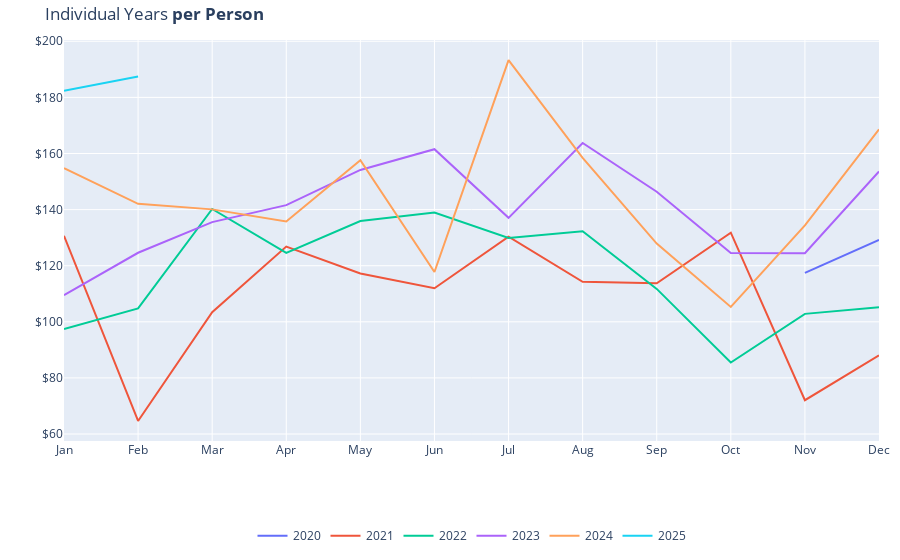

Here is the notebook cell this chart was saved with:
### Markdown cell above
<hr>

### Code cell
# group by Year and Month, then sum Amount
monthly_amount = df.groupby(["Year", "Month"])["Amount"].sum().reset_index()

# calculate amount per person
monthly_amount["Amount_per_person"] = monthly_amount["Amount"] / 3

# plot
fig = px.line(
    monthly_amount,
    x="Month",
    y="Amount_per_person",
    color="Year",
    title="Individual Years <b>per Person</b>",
    labels={
        "Month": "Month",
        "Amount_per_person": "Amount per Person ($)",
        "Year": "",
    },
)

# update x-axis to show month names
fig.update_layout(
    xaxis=dict(
        tickmode="array",
        tickvals=list(range(1, 13)),
        ticktext=[
            "Jan",
            "Feb",
            "Mar",
            "Apr",
            "May",
            "Jun",
            "Jul",
            "Aug",
            "Sep",
            "Oct",
            "Nov",
            "Dec",
        ],
    )
)

# format y-axis to show currency
fig.update_traces(hovertemplate="Month: %{x}<br>Amount per Person: $%{y:.2f}")


# format for mobile
fig.update_layout(
    xaxis=dict(title=""),
    yaxis=dict(
        title="",
        tickprefix="$",
    ),
    margin=dict(
        t=40,
        b=30,
        l=10,
        r=10,
    ),
    legend=dict(
        orientation="h",
        x=0.5,
        xanchor="center",
        y=-0.2,
    ),
)

fig.show()

### Figure 1 — Plotly figure (JSON) as saved in the notebook; plotly's stock layout.template omitted (floating-point values rounded to 4 significant figures)
{"data": [{"hovertemplate": "Month: %{x}<br>Amount per Person: $%{y:.2f}", "legendgroup": "2020", "line": {"color": "#636efa", "dash": "solid"}, "marker": {"symbol": "circle"}, "mode": "lines", "name": "2020", "orientation": "v", "showlegend": true, "type": "scatter", "x": [11, 12], "xaxis": "x", "y": [117.4, 129.2], "yaxis": "y"}, {"hovertemplate": "Month: %{x}<br>Amount per Person: $%{y:.2f}", "legendgroup": "2021", "line": {"color": "#EF553B", "dash": "solid"}, "marker": {"symbol": "circle"}, "mode": "lines", "name": "2021", "orientation": "v", "showlegend": true, "type": "scatter", "x": [1, 2, 3, 4, 5, 6, 7, 8, 9, 10, 11, 12], "xaxis": "x", "y": [130.7, 64.67, 103.4, 126.8, 117.2, 112.0, 130.3, 114.3, 113.7, 131.8, 72.07, 88.01], "yaxis": "y"}, {"hovertemplate": "Month: %{x}<br>Amount per Person: $%{y:.2f}", "legendgroup": "2022", "line": {"color": "#00cc96", "dash": "solid"}, "marker": {"symbol": "circle"}, "mode": "lines", "name": "2022", "orientation": "v", "showlegend": true, "type": "scatter", "x": [1, 2, 3, 4, 5, 6, 7, 8, 9, 10, 11, 12], "xaxis": "x", "y": [97.41, 104.8, 140.2, 124.6, 135.9, 139.0, 129.9, 132.3, 111.7, 85.49, 102.8, 105.2], "yaxis": "y"}, {"hovertemplate": "Month: %{x}<br>Amount per Person: $%{y:.2f}", "legendgroup": "2023", "line": {"color": "#ab63fa", "dash": "solid"}, "marker": {"symbol": "circle"}, "mode": "lines", "name": "2023", "orientation": "v", "showlegend": true, "type": "scatter", "x": [1, 2, 3, 4, 5, 6, 7, 8, 9, 10, 11, 12], "xaxis": "x", "y": [109.5, 124.6, 135.5, 141.6, 154.1, 161.5, 137.1, 163.7, 146.4, 124.5, 124.4, 153.6], "yaxis": "y"}, {"hovertemplate": "Month: %{x}<br>Amount per Person: $%{y:.2f}", "legendgroup": "2024", "line": {"color": "#FFA15A", "dash": "solid"}, "marker": {"symbol": "circle"}, "mode": "lines", "name": "2024", "orientation": "v", "showlegend": true, "type": "scatter", "x": [1, 2, 3, 4, 5, 6, 7, 8, 9, 10, 11, 12], "xaxis": "x", "y": [154.8, 142.1, 140.1, 135.8, 157.6, 117.8, 193.3, 158.5, 127.9, 105.3, 134.4, 168.6], "yaxis": "y"}, {"hovertemplate": "Month: %{x}<br>Amount per Person: $%{y:.2f}", "legendgroup": "2025", "line": {"color": "#19d3f3", "dash": "solid"}, "marker": {"symbol": "circle"}, "mode": "lines", "name": "2025", "orientation": "v", "showlegend": true, "type": "scatter", "x": [1, 2], "xaxis": "x", "y": [182.4, 187.5], "yaxis": "y"}], "layout": {"legend": {"orientation": "h", "title": {"text": ""}, "tracegroupgap": 0, "x": 0.5, "xanchor": "center", "y": -0.2}, "margin": {"b": 30, "l": 10, "r": 10, "t": 40}, "title": {"text": "Individual Years <b>per Person</b>"}, "xaxis": {"anchor": "y", "domain": [0, 1], "tickmode": "array", "ticktext": ["Jan", "Feb", "Mar", "Apr", "May", "Jun", "Jul", "Aug", "Sep", "Oct", "Nov", "Dec"], "tickvals": [1, 2, 3, 4, 5, 6, 7, 8, 9, 10, 11, 12], "title": {"text": ""}}, "yaxis": {"anchor": "x", "domain": [0, 1], "tickprefix": "$", "title": {"text": ""}}}}
